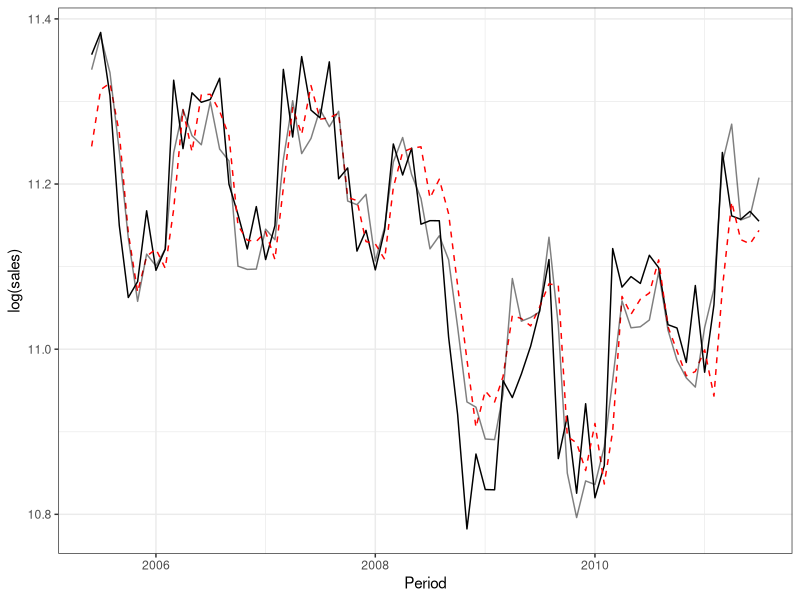
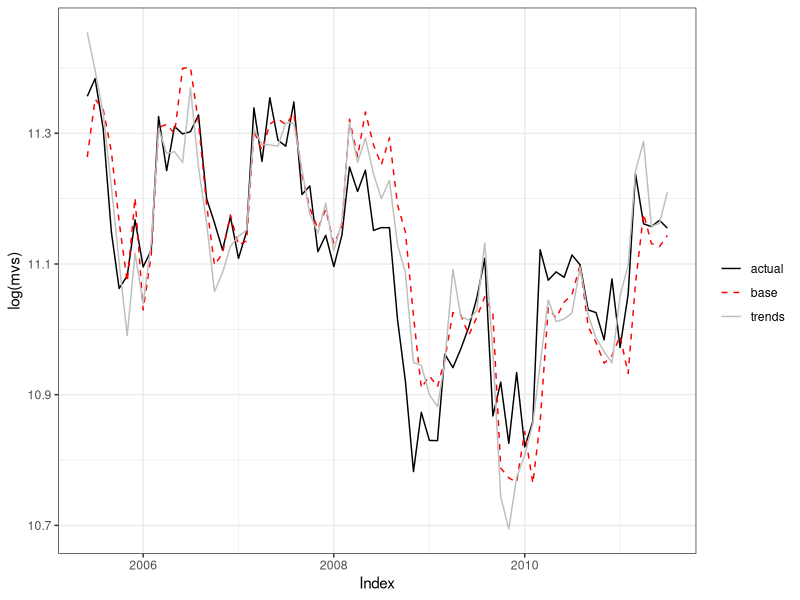
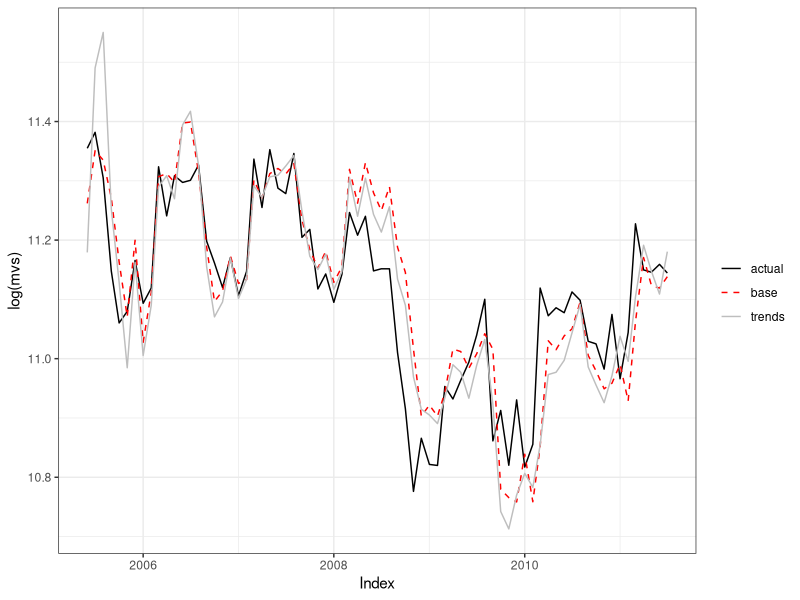
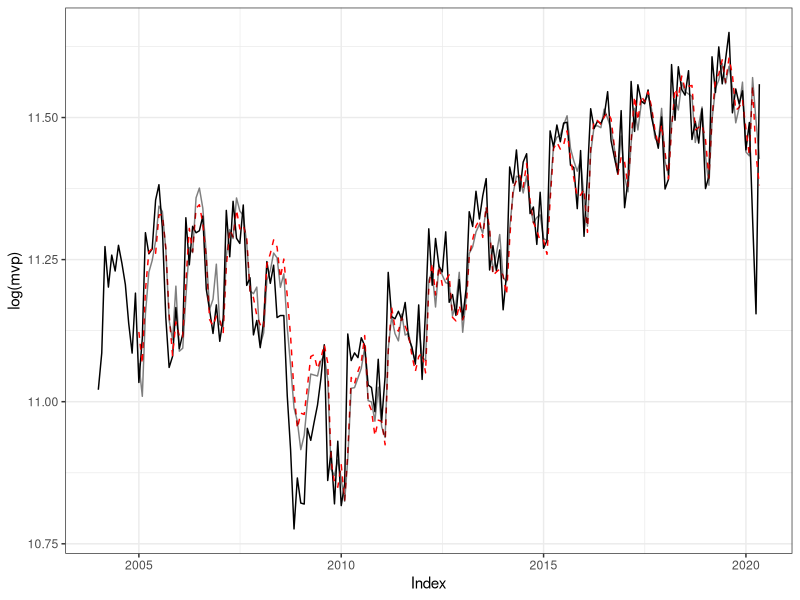
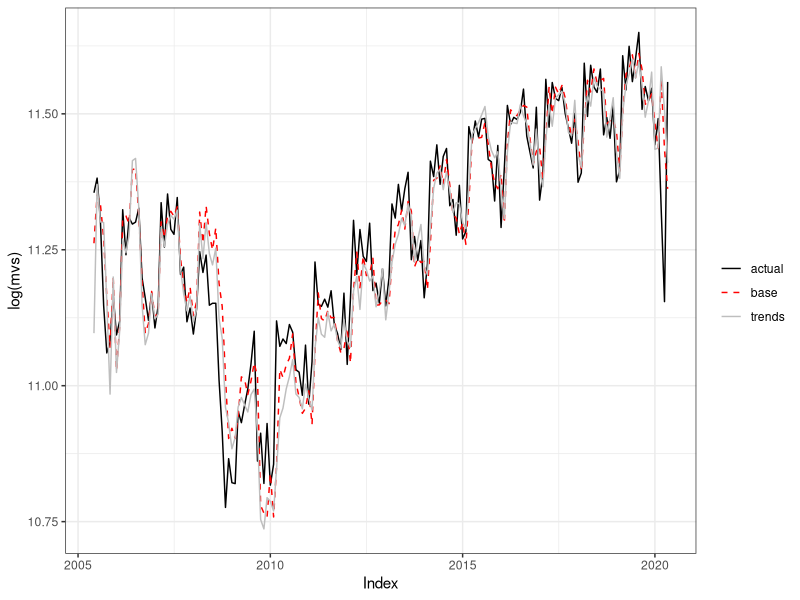
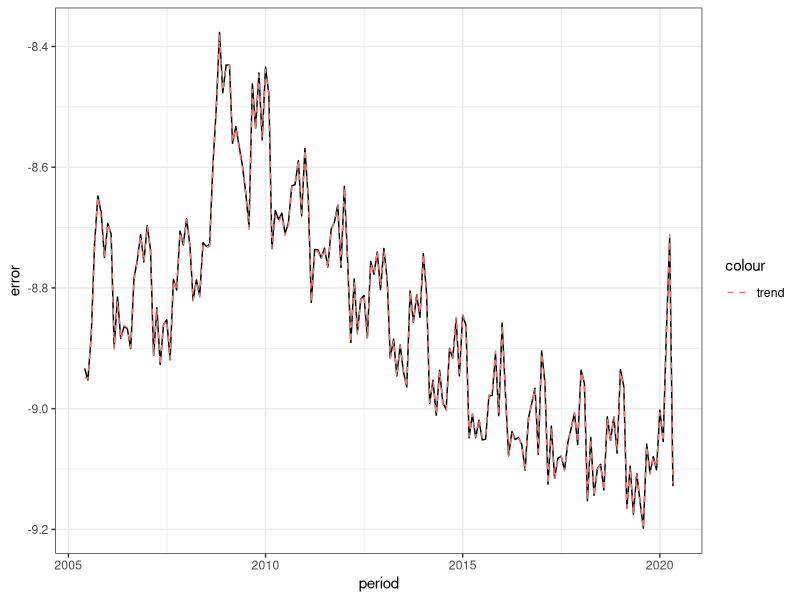

Write R code to recreate these figures, in order.
## ---- chunk 1
library(scales)
library(broom)
library(modelr)
library(tidyverse)
library(here)

theme_set(theme_bw())

knitr::opts_chunk$set(echo = TRUE)
## ---- chunk 2
motor_vehicles <- read.csv('merged.csv')
motor_vehicles %>%
  mutate(Period = as.Date(Period)) -> motor_vehicles

motor_vehicles %>% 
  mutate(last_month_sales = lag(sales, 1), last_year_sales = lag(sales, 12)) -> motor_vehicles

## ---- chunk 3

#Let yt be the log of the observation at time t
base_model <- lm(log(sales) ~ log(last_month_sales) + log(last_year_sales), data = motor_vehicles)

#summary(base_model)

tidy(base_model)
glance(base_model)

## ---- chunk 4

trends_model <- lm(log(sales) ~ log(last_month_sales) + log(last_year_sales) + suvs + insurance, data = motor_vehicles)

tidy(trends_model)
glance(trends_model)

## ---- chunk 5

motor_vehicles %>% 
  add_predictions(base_model, "base") %>%
  add_predictions(trends_model, "trend") -> motor_vehicles_in_sample

motor_vehicles_in_sample %>%
  filter(Period >= "2005-06-01") %>%
  ggplot(aes(x=Period, y = log(sales))) +
  geom_line() + 
  geom_line(aes(y=base), color = "red", linetype="dashed") +
  geom_line(aes(y=trend), alpha = .5)


## ---- chunk 6

#split the data 1-17 for first model

  #top_17_mv <- 
  #  filter(motor_vehicles ,Period < "2005-06-01")

#train the first model

base_line_out <- lm(log(sales) ~ log(last_month_sales) + log(last_year_sales), data=motor_vehicles[1:17,])

trend_line_out <- lm(log(sales) ~ log(last_month_sales) + log(last_year_sales) + suvs + insurance, data=motor_vehicles[1:17,])

#tidy(model_01)
#glance(model_01)

#predictions <- add_row(
# add_predictions(motor_vehicles[17,], model_01, "base_pred")) #-> predictions

#predictions <- add_predictions(motor_vehicles[18,], model_01, "base_pred")

predictions <-  motor_vehicles[18,] %>% add_predictions(base_line_out, "base_pred") %>% add_predictions(trend_line_out, "trend_pred")


#for loop adding next month data to training split

rows <- 18:90

for (row in rows) {
  
  base_line_out <- 
     lm(log(sales) ~ log(last_month_sales) + log(last_year_sales), data=motor_vehicles[1:row,])

  trend_line_out <- 
    lm(log(sales) ~ log(last_month_sales) + log(last_year_sales) + suvs + insurance, data=motor_vehicles[1:row,])
    
 # predictions <- add_row(predictions, add_predictions(motor_vehicles[row+1,], model_01, "base_pred"))
  
  predictions <- 
    add_row(predictions, add_predictions(motor_vehicles[row+1, ], base_line_out, "base_pred") %>% add_predictions(trend_line_out, "trend_pred"))
  
}


#plot
predictions %>%
  ggplot() +
  geom_line(aes(x = Period, y = log(sales), color = "actual")) +
  geom_line(aes(x = Period, y = base_pred, color = "base"), linetype = "dashed") +
  geom_line(aes(x = Period, y = trend_pred, color = "trends")) +
  scale_colour_manual("", 
                      breaks = c("actual", "base", "trends"),
                      values = c("black", "red", "grey")) +
  ylab("log(mvs)")+
  xlab("Index")

## ---- chunk 7
maebase <-
  mean(abs(predictions$base_pred - log(predictions$sales)))  #MAE for the baseline model
maetrends <-
  mean(abs(predictions$trend_pred - log(predictions$sales))) #MAE for the trends model

((maetrends - maebase)/maebase)*100
  
## ---- chunk 8

census <- read.csv("census_data.csv")

census %>% 
  mutate(Period = as.Date(Period, format= "%m/%d/%Y")) %>%
  rename("period"= "Period", "sales"="Value") -> census

#load trucks and suv trends data
trends_data_suv<- read.csv("trucks_suv_2011.csv")

trends_data_suv %>%
  rename("suv"="Geo..United.States") %>%
  mutate(Month = paste(Month, "-01", sep=""), 
         Month = as.Date(Month, format="%Y-%m-%d"))-> trends_data_suv

inner_join(census, trends_data_suv, by=c("period"="Month")) -> motor_vehicles

#load auto insurance data
trends_insurance<- read.csv("insurance_2011.csv", F)

trends_insurance %>% 
  rename("date"="V1","insurance"= "V2") %>%
  mutate(date = paste(date, "-01", sep=""), 
         date = as.Date(date, format="%Y-%m-%d"))-> trends_insurance

inner_join(motor_vehicles, trends_insurance, by=c("period"="date")) -> motor_vehicles
      
## ---- chunk 9
#adding lag columns

motor_vehicles %>% 
  mutate(last_month_sales = lag(sales, 1), last_year_sales = lag(sales, 12)) -> motor_vehicles

#base model without trends data
base_model <- lm(log(sales) ~ log(last_month_sales) + log(last_year_sales), data = motor_vehicles)

tidy(base_model)
glance(base_model)

#trends model with trends data
trends_model <- lm(log(sales) ~ log(last_month_sales) + log(last_year_sales) + suv + insurance, data = motor_vehicles)

tidy(trends_model)
glance(trends_model)

## ---- chunk 10
#first model based on the first 17 months
base_line_out <- lm(log(sales) ~ log(last_month_sales) + log(last_year_sales), data=motor_vehicles[1:17,])

trend_line_out <- lm(log(sales) ~ log(last_month_sales) + log(last_year_sales) + suv + insurance, data=motor_vehicles[1:17,])

#tidy(trend_line_out)
#glance(trend_line_out)

predictions <-  motor_vehicles[18,] %>% add_predictions(base_line_out, "base_pred") %>% add_predictions(trend_line_out, "trend_pred")


#for loop for the rolling window

#mae_base <- c(mae(base_line_out, predictions))
#mae_trend <- c(mae(trend_line_out, predictions))

rows <- 18:90
for (row in rows) {
  
  base_line_out <- 
     lm(log(sales) ~ log(last_month_sales) + log(last_year_sales), data=motor_vehicles[1:row,])

  trend_line_out <- 
    lm(log(sales) ~ log(last_month_sales) + log(last_year_sales) + suv + insurance, data=motor_vehicles[1:row,])
    
  predictions <- 
    add_row(predictions, add_predictions(motor_vehicles[row+1, ], base_line_out, "base_pred") %>% add_predictions(trend_line_out, "trend_pred"))
  
#  mae_base <- c(mae_base, mae(base_line_out, predictions))
#  mae_trend <- c(mae_trend, mae(trend_line_out, predictions))
  
}

#plot
predictions %>%
  ggplot() +
  geom_line(aes(x = period, y = log(sales), color = "actual")) +
  geom_line(aes(x = period, y = base_pred, color = "base"), linetype = "dashed") +
  geom_line(aes(x = period, y = trend_pred, color = "trends")) +
  scale_colour_manual("", 
                      breaks = c("actual", "base", "trends"),
                      values = c("black", "red", "grey")) +
  ylab("log(mvs)")+
  xlab("Index")

## ---- chunk 11
maebase <-
  mean(abs(predictions$base_pred - log(predictions$sales)))

maetrends <-
  mean(abs(predictions$trend_pred - log(predictions$sales)))

((maetrends - maebase)/maebase)*100

## ---- chunk 12
# Calculate the MAE during recession (December 2007 through June 2009)

recession <- predictions %>% filter(period > '2007-11-01' & period <= '2009-06-01')

mae_base_re <- mean(abs(recession$base_pred - log(recession$sales)))

mae_trend_re <- mean(abs(recession$trend_pred - log(recession$sales)))

((mae_trend_re - mae_base_re) / mae_base_re) * 100

## ---- chunk 13

trends_data_suv <- read.csv("trucks_suv.csv")
trends_insurance <- read.csv("auto_insurance.csv")

#reformat trends data

trends_data_suv %>%
  rename("suv"="Geo..United.States") %>%
  mutate(Month = paste(Month, "-01", sep=""), 
         Month = as.Date(Month, format="%Y-%m-%d"))-> trends_data_suv

inner_join(census, trends_data_suv, by=c("period"="Month")) -> motor_vehicles

trends_insurance %>% 
  rename("date"="Month","insurance"= "Geo..United.States") %>%
  mutate(date = paste(date, "-01", sep=""), 
         date = as.Date(date, format="%Y-%m-%d"))-> trends_insurance

inner_join(motor_vehicles, trends_insurance, by=c("period"="date")) -> motor_vehicles

#filter instances where sales is blank June 2020 not yet available
motor_vehicles %>%
  filter(!is.na(sales)) -> motor_vehicles


#adding lag columns
motor_vehicles %>% 
  mutate(last_month_sales = lag(sales, 1), last_year_sales = lag(sales, 12)) -> motor_vehicles

## ---- chunk 14

#base model without trends data
base_model <- lm(log(sales) ~ log(last_month_sales) + log(last_year_sales), data = motor_vehicles)

tidy(base_model)
glance(base_model)

#trends model with trends data
trends_model <- lm(log(sales) ~ log(last_month_sales) + log(last_year_sales) + suv + insurance, data = motor_vehicles)

tidy(trends_model)
glance(trends_model)

## ---- chunk 15
motor_vehicles %>% 
  add_predictions(base_model, "base") %>%
  add_predictions(trends_model, "trend") -> motor_vehicles_in_sample

motor_vehicles_in_sample %>%
  ggplot(aes(x=period, y = log(sales))) +
  geom_line() + 
  geom_line(aes(y=base), color = "red", linetype="dashed") +
  geom_line(aes(y=trend), alpha = .5) +
  xlab("Index") +
  ylab("log(mvp)")

## ---- chunk 16

#first model based on the first 17 months
base_line_out <- lm(log(sales) ~ log(last_month_sales) + log(last_year_sales), data=motor_vehicles[1:17,])

trend_line_out <- lm(log(sales) ~ log(last_month_sales) + log(last_year_sales) + suv + insurance, data=motor_vehicles[1:17,])

#tidy(trend_line_out)
#glance(trend_line_out)

predictions <-  motor_vehicles[18,] %>% add_predictions(base_line_out, "base_pred") %>% add_predictions(trend_line_out, "trend_pred")


#for loop for the rolling window

mae_base <- c(log(predictions$base_pred) - log(predictions$sales))
mae_trend <- c(log(predictions$trend_pred) - log(predictions$sales))

rows <- 18:196
for (row in rows) {
  
  base_line_out <- 
     lm(log(sales) ~ log(last_month_sales) + log(last_year_sales), data=motor_vehicles[1:row,])

  trend_line_out <- 
    lm(log(sales) ~ log(last_month_sales) + log(last_year_sales) + suv + insurance, data=motor_vehicles[1:row,])
    
  predictions <- 
    add_row(predictions, add_predictions(motor_vehicles[row+1, ], base_line_out, "base_pred") %>% add_predictions(trend_line_out, "trend_pred"))
  
  mae_base <- c(log(predictions$base_pred) - log(predictions$sales))
  mae_trend <- c(log(predictions$trend_pred) - log(predictions$sales))
  
}

#plot
predictions %>%
  ggplot() +
  geom_line(aes(x = period, y = log(sales), color = "actual")) +
  geom_line(aes(x = period, y = base_pred, color = "base"), linetype = "dashed") +
  geom_line(aes(x = period, y = trend_pred, color = "trends")) +
  scale_colour_manual("", 
                      breaks = c("actual", "base", "trends"),
                      values = c("black", "red", "grey")) +
  ylab("log(mvs)")+
  xlab("Index")

## ---- chunk 17

data.frame(predictions, mae_base, mae_trend) %>%
  ggplot(aes(x=period, y=mae_base)) +
  geom_line(aes(color="base"), color = "black") +
  geom_line(aes(x=period, y=mae_trend, color="trend"), linetype = "dashed") +
  ylab("error")


## ---- chunk 18
maebase <-
  mean(abs(predictions$base_pred - log(predictions$sales)))

maetrends <-
  mean(abs(predictions$trend_pred - log(predictions$sales)))

((maetrends - maebase)/maebase)*100

## ---- chunk 19
# Calculate the MAE during recession (December 2007 through June 2009)

recession <- predictions %>% filter(period > '2007-11-01' & period <= '2009-06-01')

mae_base_re <- mean(abs(recession$base_pred - log(recession$sales)))

mae_trend_re <- mean(abs(recession$trend_pred - log(recession$sales)))

((mae_trend_re - mae_base_re) / mae_base_re) * 100

## ---- chunk 20
covid19 <- predictions %>% filter(period >= '2020-03-01')

mae_base_re <- mean(abs(covid19$base_pred - log(covid19$sales)))

mae_trend_re <- mean(abs(covid19$trend_pred - log(covid19$sales)))

((mae_trend_re - mae_base_re) / mae_base_re) * 100
